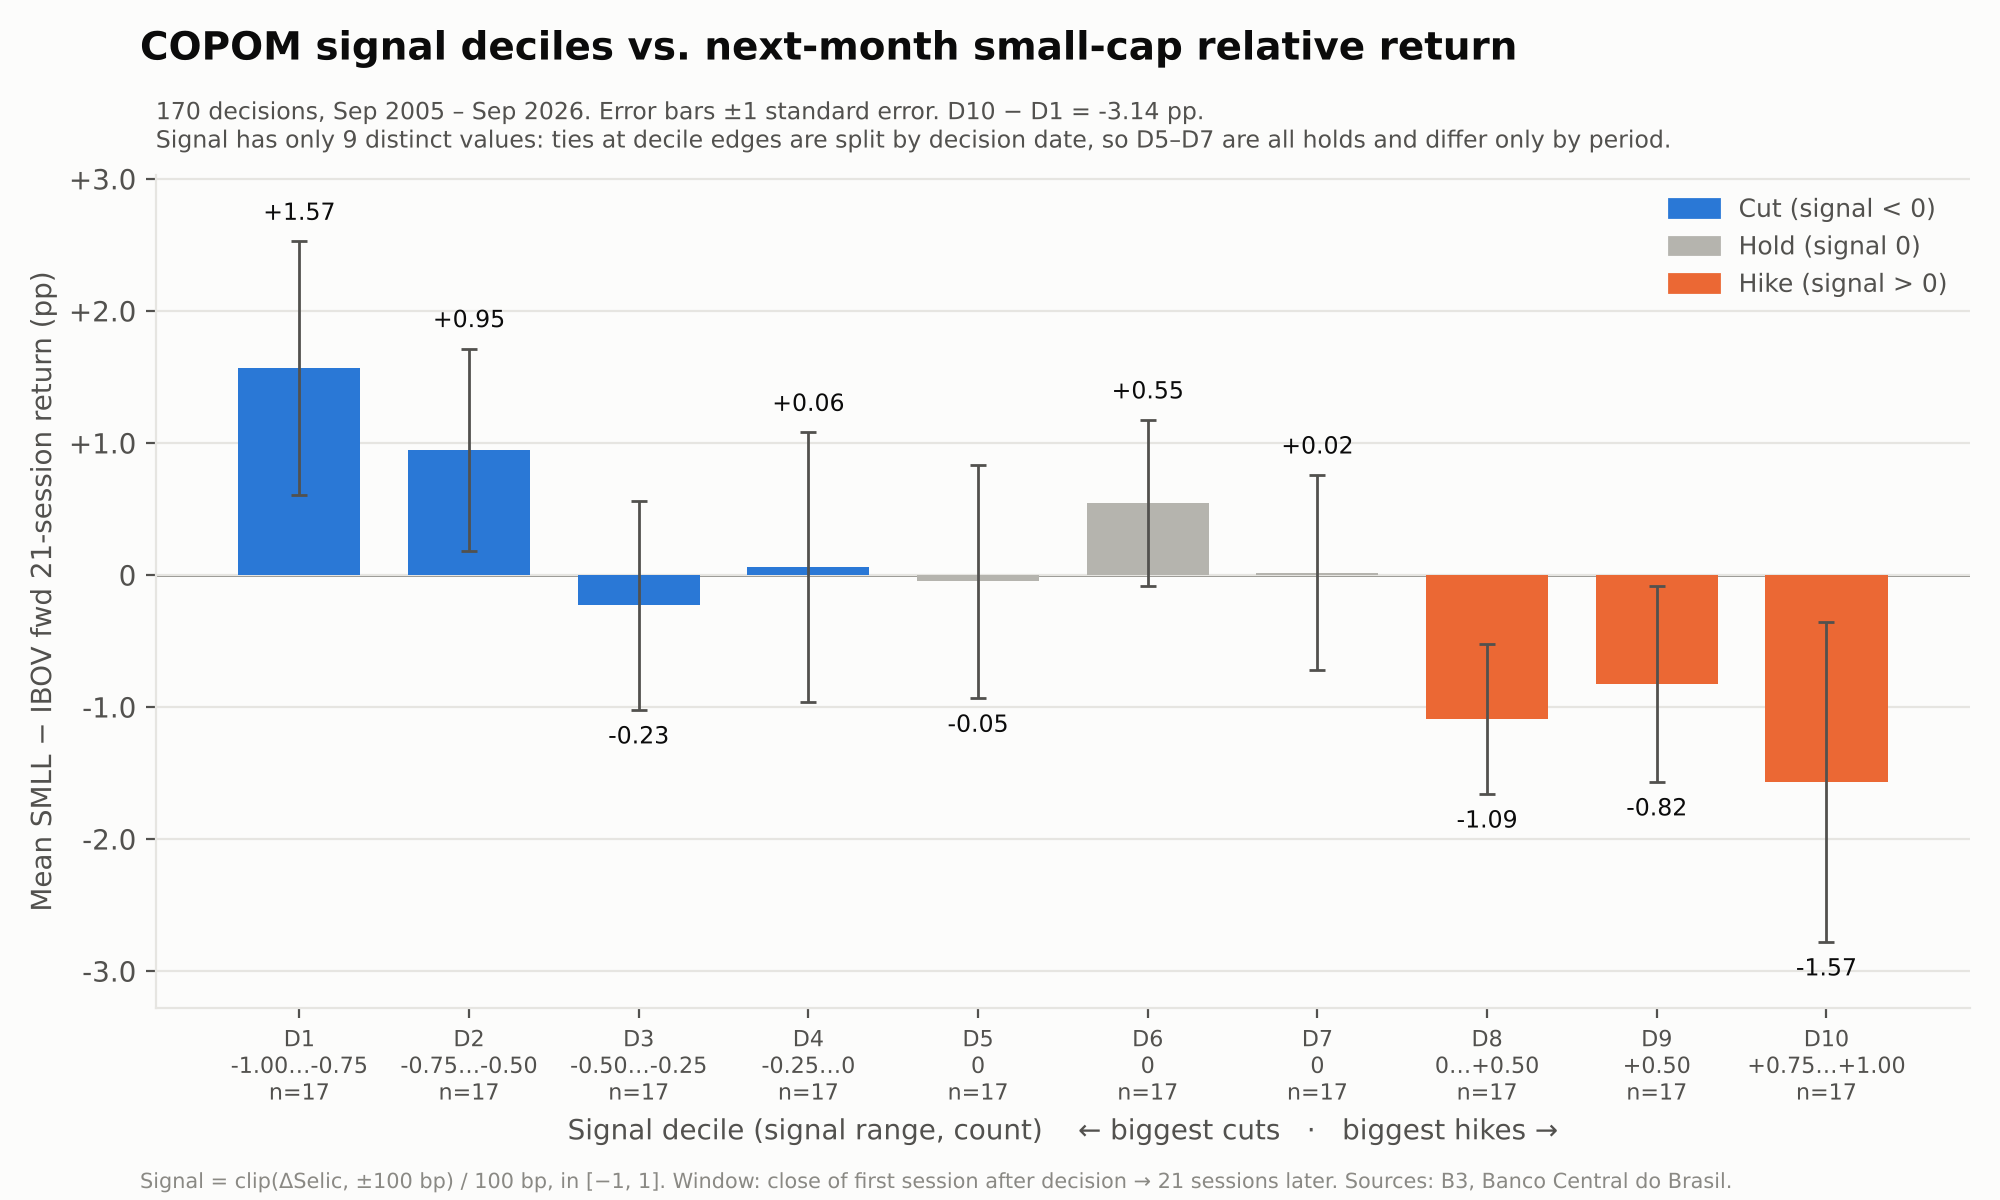

Source code (Python):
"""
Decile analysis: bounded COPOM signal vs. forward 21-session SMLL - IBOV return.

The signal is discrete (9 values, many holds at 0), so decile edges fall inside
groups of tied values. Ties are broken by decision date (pd.qcut on a
first-occurrence rank); each decile is labelled with the signal range it holds.
Reads data/signal_fwd21.csv written by signal_vs_fwd21.py.
"""
from pathlib import Path

import matplotlib.pyplot as plt
import numpy as np
import pandas as pd

HERE = Path(__file__).parent
ev = pd.read_csv(HERE / "data" / "signal_fwd21.csv", parse_dates=["date"]).sort_values("date")

ev["decile"] = pd.qcut(ev["signal"].rank(method="first"), 10, labels=range(1, 11)).astype(int)
dec = ev.groupby("decile").agg(n=("fwd21_rel", "size"), lo=("signal", "min"), hi=("signal", "max"),
                               sig=("signal", "mean"), mean=("fwd21_rel", "mean"),
                               std=("fwd21_rel", "std"), hit=("fwd21_rel", lambda s: (s > 0).mean()))
dec["mean"] *= 100
dec["se"] = dec["std"] * 100 / np.sqrt(dec["n"])
dec.drop(columns="std").round(3).to_csv(HERE / "data" / "signal_deciles.csv")
spread = dec.loc[10, "mean"] - dec.loc[1, "mean"]
holds = dec.index[(dec["lo"] == 0) & (dec["hi"] == 0)]
hold_txt = f"D{holds.min()}–D{holds.max()}" if len(holds) > 1 else f"D{holds.min()}"
print(dec.drop(columns="std").round(2))
print(f"D10 - D1 = {spread:+.2f} pp")

INK, INK2, MUTED, GRID, SURF = "#0b0b0b", "#52514e", "#8a8984", "#e6e5e1", "#fcfcfb"
BLUE, ORANGE, GRAY = "#2a78d6", "#eb6834", "#b5b4ae"
plt.rcParams.update({
    "font.family": "DejaVu Sans", "font.size": 10, "text.color": INK,
    "axes.labelcolor": INK2, "xtick.color": INK2, "ytick.color": INK2,
    "axes.edgecolor": GRID, "figure.facecolor": SURF, "axes.facecolor": SURF,
})
fig, ax = plt.subplots(figsize=(10, 6), dpi=200)
ax.grid(True, axis="y", color=GRID, lw=0.8, zorder=0)
ax.axhline(0, color=MUTED, lw=1, zorder=1)
for s in ("top", "right"):
    ax.spines[s].set_visible(False)

colors = [ORANGE if m > 0 else BLUE if m < 0 else GRAY for m in dec["sig"]]
ax.bar(dec.index, dec["mean"], width=0.72, color=colors, zorder=3)
ax.errorbar(dec.index, dec["mean"], yerr=dec["se"], fmt="none", ecolor=INK2, elinewidth=1,
            capsize=3, zorder=4)
for d, r in dec.iterrows():
    off = r["se"] + 0.12
    ax.text(d, r["mean"] + (off if r["mean"] >= 0 else -off), f"{r['mean']:+.2f}",
            ha="center", va="bottom" if r["mean"] >= 0 else "top", fontsize=8.5, color=INK)

fmt = lambda v: f"{v:+.2f}" if v else "0"
ax.set_xticks(dec.index)
ax.set_xticklabels([f"D{d}\n{fmt(r.lo)}" + ("" if r.lo == r.hi else f"…{fmt(r.hi)}") + f"\nn={int(r.n)}"
                    for d, r in dec.iterrows()], fontsize=8)
lo_y = (dec["mean"] - dec["se"]).min() - 0.5
hi_y = (dec["mean"] + dec["se"]).max() + 0.5
ax.set_ylim(lo_y, hi_y)
ax.yaxis.set_major_formatter(plt.FuncFormatter(lambda v, _: f"{v:+.1f}" if v else "0"))
ax.set_ylabel("Mean SMLL − IBOV fwd 21-session return (pp)")
ax.set_xlabel("Signal decile (signal range, count)    ← biggest cuts   ·   biggest hikes →")

from matplotlib.patches import Patch
ax.legend([Patch(color=BLUE), Patch(color=GRAY), Patch(color=ORANGE)],
          ["Cut (signal < 0)", "Hold (signal 0)", "Hike (signal > 0)"],
          loc="upper right", frameon=False, fontsize=9, labelcolor=INK2)

fig.suptitle("COPOM signal deciles vs. next-month small-cap relative return", x=0.07, ha="left",
             fontsize=14, fontweight="bold", y=0.975)
ax.set_title(f"{len(ev)} decisions, {ev.date.min():%b %Y} – {ev.date.max():%b %Y}. Error bars ±1 standard error. "
             f"D10 − D1 = {spread:+.2f} pp.\nSignal has only 9 distinct values: ties at decile edges are split "
             f"by decision date, so {hold_txt} are all holds and differ only by period.",
             loc="left", fontsize=8.5, color=INK2, pad=10)
fig.text(0.07, 0.01, "Signal = clip(ΔSelic, ±100 bp) / 100 bp, in [−1, 1]. Window: close of first session after decision → "
         "21 sessions later. Sources: B3, Banco Central do Brasil.", fontsize=7.5, color=MUTED)
fig.tight_layout(rect=(0, 0.02, 1, 1))
out = HERE / "signal_deciles.png"
fig.savefig(out)
print("saved", out)
